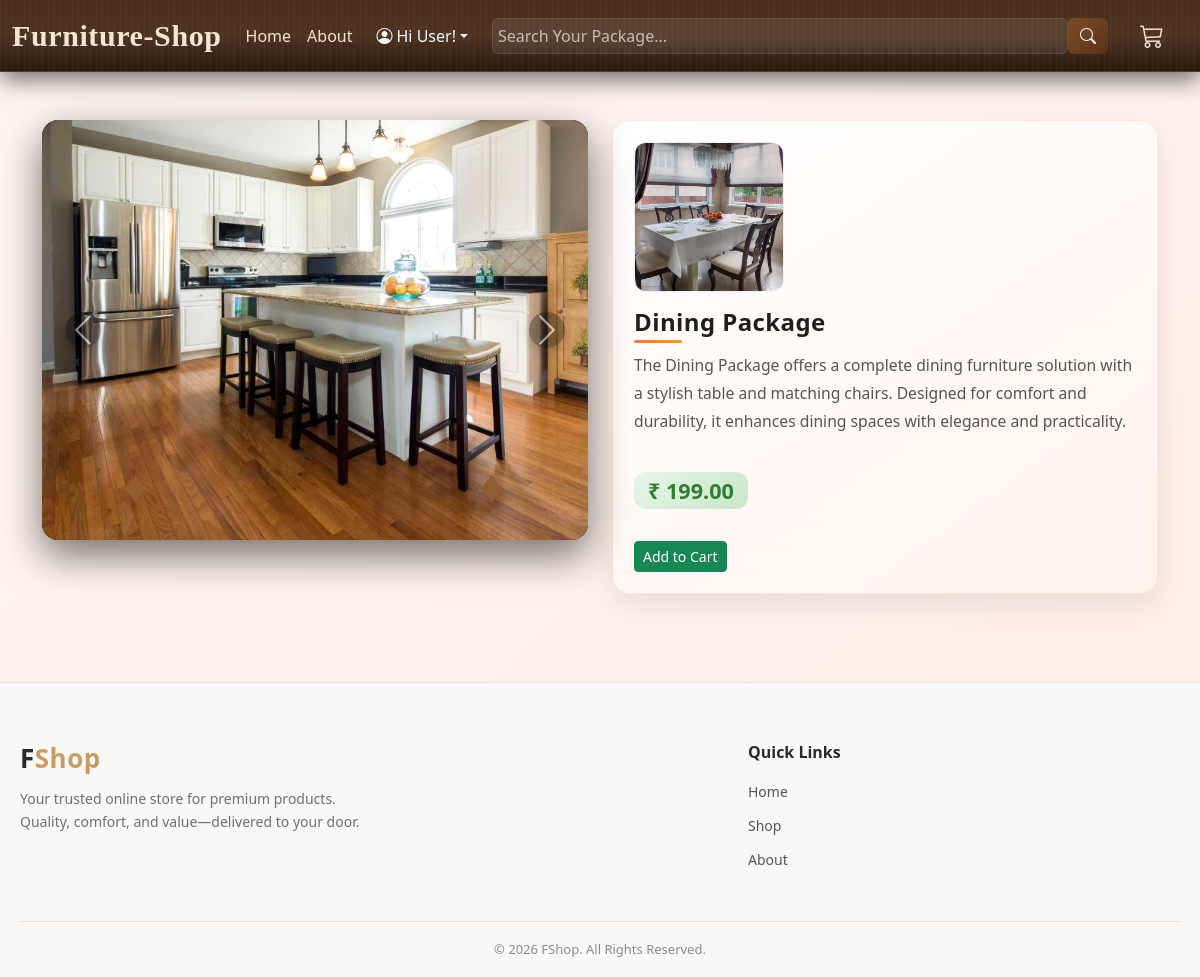
Screenshot of /products/2/ with the database file from the repository.
### products/models.py (models this page shows, shortened)
class ProductImage(models.Model):
    img = models.ImageField(
        upload_to='products/images/',
        blank=True,
        null=True
    )
    video = models.FileField(
        upload_to='products/videos/',
        blank=True,
        null=True,
        validators=[FileExtensionValidator(['mp4', 'webm', 'mov'])]
    )
    caption = models.CharField(max_length=200, blank=True)
    product = models.ForeignKey(
        Product,
        on_delete=models.CASCADE,
        related_name='images'
    )
    created_at = models.DateTimeField(auto_now_add=True)
    updated_at = models.DateTimeField(auto_now=True)

class Product(models.Model):
    title = models.CharField(max_length=255)
    desc = models.TextField(max_length=500)
    price = models.DecimalField(max_digits=10, decimal_places=2)
    stock = models.PositiveIntegerField()
    thumbnail = models.ImageField(upload_to='products/thumbnails/')
    created_at = models.DateTimeField(auto_now_add=True)
    updated_at = models.DateTimeField(auto_now=True)

### products/views.py (the view, shortened to what this page needs)
# urls.py: path('<int:pk>/', ProductDetail.as_view(), name='product_details'),
class ProductDetail(FormMixin, DetailView):
    model = Product
    template_name = 'products/product_details.html'
    context_object_name = 'product'
    form_class = ProductImageForm
    def get_queryset(self):
        return Product.objects.prefetch_related('images')

### products/forms.py
class ProductImageForm(forms.ModelForm):
    class Meta:
        model = ProductImage
        fields = ['img', 'video','caption' ]
        widgets = {
            'img': forms.ClearableFileInput(attrs={
                'class': 'form-control'
            }),
               'caption': forms.TextInput(attrs={
                'class': 'form-control',
                'placeholder': 'Optional caption'
            }),
            'video':forms.ClearableFileInput(attrs={
                'class': 'form-control'}),
        }

### templates/products/product_details.html (shortened to what this page needs)
{% extends 'base/base.html' %}
{% block content %}
<section id="product-detail-section" class="container py-5" data-product-id="{{product.id}}"
  data-add-url="{% url 'add_to_cart' %}" data-plus-url=""
  data-minus-url="" data-remove-url=""
  data-qty-url="">
  <div class="row g-4 align-items-start">
    <div class="col-lg-6">
      {% include 'products/includes/productImageCarousel.html' %}
    </div>
    <div class="col-lg-6">
      <div class="product-info">
        <img src="{{ product.thumbnail.url }}" class="product-thumbnail mb-3" alt="{{ product.title }}">
        <h2 class="product-title">
          {{ product.title }}
        </h2>
        <p class="product-desc">
          {{ product.desc }}
        </p>
        <h4 class="product-price">
          ₹ {{ product.price }}
        </h4>
        <div class="d-flex gap-2 mt-4 product-action-buttons">
          {% if user.is_staff %}
          <a href="{% url 'edit_product' product.pk %}" class="btn btn-warning">Edit Product</a>
          <a href="{% url 'delete_product' product.pk %}" class="btn btn-danger">Delete Product</a>
          {% else %}
            {% if product.stock > 0 %}
            <button class="btn btn-sm btn-success add-to-cart">
              Add to Cart
            </button>
            {% else %}
            <button class="btn btn-sm btn-secondary w-100" disabled>
              Out of Stock
            </button>
            {% endif %}
          {% endif %}
        </div>
      </div>
    </div>
  </div>
</section>
{% endblock %}

### templates/products/includes/productImageCarousel.html (shortened to what this page needs)
<div id="productImageCarousel" class="carousel slide product-carousel" data-bs-ride="carousel">
    {% if product.images.all %}
    <div class="carousel-inner">
        {% for image in product.images.all %}
        <div class="carousel-item {% if forloop.first %}active{% endif %}">
            {% if image.img %}
            <img src="{{ image.img.url }}" class="d-block w-100 product-main-img" alt="{{ product.title }}">
            {% elif image.video %}
            <video class="d-block w-100 product-main-img" controls>
                <source src="{{ image.video.url }}" type="video/mp4">
                Your browser does not support the video tag.
            </video>
            {% endif %}
        </div>
        {% endfor %}
    </div>
    {% if product.images.count > 1 %}
    <button class="carousel-control-prev" type="button" data-bs-target="#productImageCarousel" data-bs-slide="prev">
        <span class="carousel-control-prev-icon"></span>
    </button>
    <button class="carousel-control-next" type="button" data-bs-target="#productImageCarousel" data-bs-slide="next">
        <span class="carousel-control-next-icon"></span>
    </button>
    {% endif %}
    {% endif %}
</div>

### static/css/design.css (style rules this page uses)
* { margin: 0; padding: 0; box-sizing: border-box; font-family: "Poppins", system-ui, sans-serif; }
.product-info { padding: 22px; background: linear-gradient(145deg, #ffffff, #fff3ec); border-radius: 18px; box-shadow: inset 0 0 0 1px rgba(255, 120, 80, 0.15), 0 12px 30px rgba(0, 0, 0, 0.08); }
.product-title { font-weight: 800; font-size: 1.5rem; margin-bottom: 14px; color: #1f1f1f; letter-spacing: 0.4px; position: relative; }
.product-title::after { content: ""; position: absolute; left: 0; bottom: -6px; width: 48px; height: 3px; border-radius: 6px; background: linear-gradient(90deg, #ff7043, #ff9800); }
.product-desc { margin-top: 14px; color: #555; line-height: 1.8; font-size: 0.98rem; }
.product-price { margin-top: 20px; font-weight: 800; font-size: 1.35rem; color: #2e7d32; display: inline-block; padding: 6px 14px; border-radius: 12px; background: linear-gradient(135deg, #e8f5e9, #c8e6c9); }
.product-action-buttons { display: flex; flex-wrap: wrap; gap: 12px; margin-top: 18px; }

### templates/products/product_details.html (style rules this page uses)
.product-thumbnail { width: 150px; height: 150px; object-fit: cover; border-radius: 12px; border: 1px solid #eee; transition: transform 0.3s ease; }
.product-carousel { position: relative; border-radius: 20px; overflow: hidden; background: linear-gradient(135deg, #1a1a1a, #000); box-shadow: 0 18px 40px rgba(0, 0, 0, 0.35); }
.product-main-img { height: 420px; object-fit: contain; }

### templates/products/includes/productImageCarousel.html (style rules this page uses)
.product-carousel { border-radius: 16px; overflow: hidden; background: radial-gradient(circle at top, #2a1a12, #120a06); box-shadow: 0 15px 40px rgba(0,0,0,0.55); }
.product-main-img { height: 420px; object-fit: cover; border-radius: 16px; transition: transform 0.6s ease, filter 0.6s ease; filter: contrast(1.05) saturate(1.1); }
.carousel-control-prev-icon, .carousel-control-next-icon { background-color: rgba(0,0,0,0.65); border-radius: 50%; padding: 18px; box-shadow: 0 4px 10px rgba(0,0,0,0.4); }
.product-carousel .carousel-item { touch-action: pan-y; }

### rows the page displays
ProductImage: img (picture)
Product: thumbnail (picture), title "Dining Package", desc "The Dining Package offers a complete dining furniture solution with a stylish table and matching chairs. Designed for comfort and durability, it enhances dining spaces with elegance and practicality.", price "199.00"
